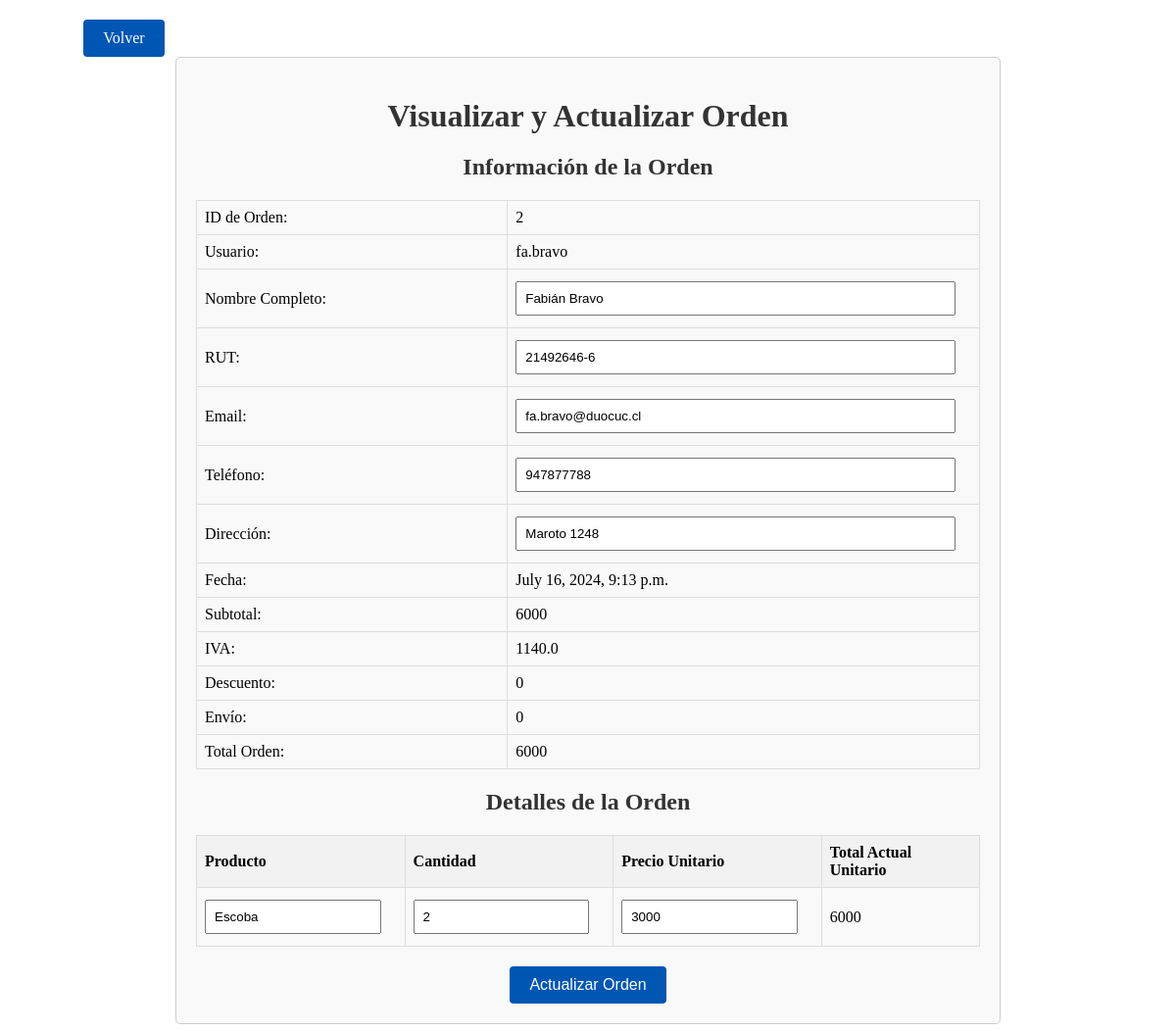
Page /visualizar-orden/2/ (signed in) on the committed database.
### webMarket/models.py (models this page shows, shortened)
class OrdenDeCompra(models.Model):
    id = models.AutoField(primary_key=True)  # Agregar campo id explícitamente
    usuario = models.ForeignKey(Usuario, on_delete=models.CASCADE)
    fecha = models.DateTimeField(auto_now_add=True)
    subtotal = models.IntegerField()
    total = models.IntegerField()
    descuento = models.IntegerField(null=True, blank=True)
    envio = models.IntegerField(null=True, blank=True)
    direccion = models.CharField(max_length=255, null=True, blank=True)

class Usuario(AbstractBaseUser, PermissionsMixin):
    nombre_usuario = models.CharField(max_length=30, unique=True)
    rut = models.CharField(max_length=10)
    email = models.EmailField()
    telefono = models.CharField(max_length=20)
    direccion = models.CharField(max_length=100)
    nombre_completo = models.CharField(max_length=100)
    is_active = models.BooleanField(default=True)
    is_staff = models.BooleanField(default=False)
    is_superuser = models.BooleanField(default=False)
    groups = models.ManyToManyField(
        Group,
        related_name='custom_user_groups',
        blank=True,
        help_text='The groups this user belongs to. A user will get all permissions granted to each of their groups.',
        verbose_name='groups'
    )
    user_permissions = models.ManyToManyField(
        Permission,
        related_name='custom_user_permissions',
        blank=True,
        help_text='Specific permissions for this user.',
        verbose_name='user permissions'
    )
    objects = MiAdministradorDeUsuarios()
    USERNAME_FIELD = 'nombre_usuario'
    REQUIRED_FIELDS = ['email', 'rut', 'telefono', 'direccion', 'nombre_completo']
    class Meta:
        verbose_name = 'usuario'
        verbose_name_plural = 'usuarios'

class DetallePedido(models.Model):
    id = models.AutoField(primary_key=True)  # Agregar campo id explícitamente
    orden_de_compra = models.ForeignKey(OrdenDeCompra, on_delete=models.CASCADE, related_name='detalles')
    producto = models.ForeignKey(Producto, on_delete=models.CASCADE)
    cantidad = models.IntegerField()

class Producto(models.Model):
    id = models.AutoField(primary_key=True)  # Agregar campo id explícitamente
    nombre = models.CharField(max_length=100)
    precio = models.IntegerField()

### webMarket/views.py (the view)
# urls.py: path('visualizar-orden/<int:orden_id>/', visualizar_orden, name='visualizar_orden'),
@login_required
@csrf_exempt
def visualizar_orden(request, orden_id):
    orden = get_object_or_404(OrdenDeCompra, id=orden_id)
    detalles = DetallePedido.objects.filter(orden_de_compra=orden)
    detalles_con_totales = []
    for detalle in detalles:
        total_detalle = detalle.cantidad * detalle.producto.precio
        detalles_con_totales.append({
            'detalle': detalle,
            'total': total_detalle
        })
    contexto = {
        'orden': orden,
        'detalles': detalles_con_totales,
        'subtotal': orden.subtotal,
        'iva': orden.subtotal * 0.19,  # Suponiendo un IVA del 19%
        'descuento': orden.descuento if orden.descuento else 0,
        'envio': orden.envio if orden.envio else 0,
        'total': orden.total
    }
    return render(request, 'visualizar_orden.html', contexto)

### webMarket/templates/visualizar_orden.html (shortened to what this page needs)
<!DOCTYPE html>
<html>
<head>
    {% load static %}
    <link rel="stylesheet" href="{% static 'css/visualizar_orden.css' %}">
</head>
<body>
    <div class="button-container">
        <a href="{% url 'lista_productos' %}" class="btn" id="logoutBtn" style="margin-right: 80%;">Volver</a>
    </div>
    <div class="container">
        <h1>Visualizar y Actualizar Orden</h1>
        <form id="updateForm" method="post" action="{% url 'actualizar_orden' orden.id %}">
            <h2>Información de la Orden</h2>
            <table>
                <tr>
                    <td>ID de Orden:</td>
                    <td>{{ orden.id }}</td>
                </tr>
                <tr>
                    <td>Usuario:</td>
                    <td>{{orden.usuario.nombre_usuario}}</td>
                </tr>
                <tr>
                    <td>Nombre Completo:</td>
                    <td><input type="text" name="nombre_completo" value="{{ orden.usuario.nombre_completo }}" required></td>
                </tr>
                <tr>
                    <td>RUT:</td>
                    <td><input type="text" name="rut" value="{{ orden.usuario.rut }}" required></td>
                </tr>
                <tr>
                    <td>Email:</td>
                    <td><input type="email" name="email" value="{{ orden.usuario.email }}" required></td>
                </tr>
                <tr>
                    <td>Teléfono:</td>
                    <td><input type="text" name="telefono" value="{{ orden.usuario.telefono }}" required></td>
                </tr>
                <tr>
                    <td>Dirección:</td>
                    <td><input type="text" name="direccion" value="{{ orden.usuario.direccion }}" required></td>
                </tr>
                <tr>
                    <td>Fecha:</td>
                    <td>{{ orden.fecha }}</td>
                </tr>
                <tr>
                    <td>Subtotal:</td>
                    <td>{{ subtotal }}</td>
                </tr>
                <tr>
                    <td>IVA:</td>
                    <td>{{ iva }}</td>
                </tr>
                <tr>
                    <td>Descuento:</td>
                    <td>{{ descuento }}</td>
                </tr>
                <tr>
                    <td>Envío:</td>
                    <td>{{ envio }}</td>
                </tr>
                <tr>
                    <td>Total Orden:</td>
                    <td>{{ total }}</td>
                </tr>
            </table>
            <h2>Detalles de la Orden</h2>
            <table>
                <thead>
                    <tr>
                        <th>Producto</th>
                        <th>Cantidad</th>
                        <th>Precio Unitario</th>
                        <th>Total Actual Unitario</th>
                    </tr>
                </thead>
                <tbody>
                    {% for detalle in detalles %}
                    <tr>
                        <td>
                            <input type="text" name="nombre_producto_{{ detalle.detalle.id }}" value="{{ detalle.detalle.producto.nombre }}" required>
                        </td>
                        <td>
                            <input type="number" name="cantidad_{{ detalle.detalle.id }}" value="{{ detalle.detalle.cantidad }}" min="1" required>
                        </td>
                        <td>
                            <input type="number" name="precio_producto_{{ detalle.detalle.id }}" value="{{ detalle.detalle.producto.precio }}" min="500" step="0.01" required>
                        </td>
                        <td>{{ detalle.total }}</td>
                    </tr>
                    {% endfor %}
                </tbody>
            </table>
            <div class="button-container">
                <button type="submit" class="btn actualizar-orden">Actualizar Orden</button>
            </div>
        </form>
    </div>
</body>
</html>

### webMarket/static/css/visualizar_orden.css (style rules this page uses)
.container { max-width: 800px; margin: 0 auto; padding: 20px; border: 1px solid #ccc; border-radius: 5px; background-color: #f9f9f9; }
h1, h2 { text-align: center; color: #333; margin-bottom: 20px; }
table { width: 100%; border-collapse: collapse; margin-bottom: 20px; }
table, th, td { border: 1px solid #ddd; padding: 8px; }
th { background-color: #f2f2f2; text-align: left; font-weight: bold; }
input[type="text"], input[type="email"], input[type="number"] { width: calc(100% - 16px); padding: 8px; margin: 4px 0; box-sizing: border-box; }
.button-container { text-align: center; margin-top: 20px; }
.btn { display: inline-block; padding: 10px 20px; font-size: 16px; color: #fff; background-color: #0056b3; border: none; border-radius: 4px; text-decoration: none; transition: background-color 0.3s; cursor: pointer; }

### rows in the picture
OrdenDeCompra: id "2", usuario.nombre_usuario "fa.bravo", nombre_completo "Fabián Bravo", rut "21492646-6", email "fa.bravo@duocuc.cl", telefono "947877788", direccion "Maroto 1248", fecha "July 16, 2024, 9:13 p.m."
DetallePedido: detalle.producto.nombre "Escoba", detalle.id "2", detalle.producto.precio "3000", total "6000"

### other values in the picture
{{ subtotal }} "6000"
{{ iva }} "1140.0"
{{ descuento }} "0"
{{ envio }} "0"
{{ total }} "6000"
